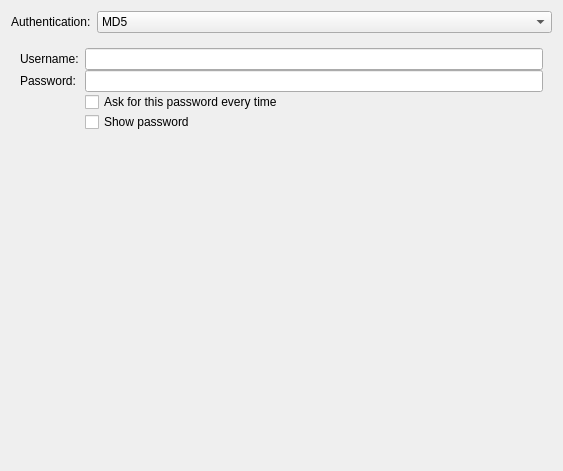
<?xml version="1.0" encoding="UTF-8"?>
<ui version="4.0">
 <author>Lukáš Tinkl &lt;ltinkl@redhat.com&gt;</author>
 <class>Security8021x</class>
 <widget class="QWidget" name="Security8021x">
  <property name="geometry">
   <rect>
    <x>0</x>
    <y>0</y>
    <width>563</width>
    <height>471</height>
   </rect>
  </property>
  <layout class="QGridLayout" name="gridLayout">
   <item row="0" column="0">
    <widget class="QLabel" name="label">
     <property name="text">
      <string>Authentication:</string>
     </property>
     <property name="buddy">
      <cstring>auth</cstring>
     </property>
    </widget>
   </item>
   <item row="0" column="1">
    <widget class="KComboBox" name="auth">
     <property name="sizePolicy">
      <sizepolicy hsizetype="MinimumExpanding" vsizetype="Fixed">
       <horstretch>0</horstretch>
       <verstretch>0</verstretch>
      </sizepolicy>
     </property>
     <item>
      <property name="text">
       <string>MD5</string>
      </property>
     </item>
     <item>
      <property name="text">
       <string>TLS</string>
      </property>
     </item>
     <item>
      <property name="text">
       <string>LEAP</string>
      </property>
     </item>
     <item>
      <property name="text">
       <string>FAST</string>
      </property>
     </item>
     <item>
      <property name="text">
       <string>Tunneled TLS (TTLS)</string>
      </property>
     </item>
     <item>
      <property name="text">
       <string>Protected EAP (PEAP)</string>
      </property>
     </item>
    </widget>
   </item>
   <item row="1" column="0" colspan="2">
    <widget class="QStackedWidget" name="stackedWidget">
     <widget class="QWidget" name="md5Page">
      <layout class="QFormLayout" name="formLayout">
       <property name="verticalSpacing">
         <number>0</number>
       </property>
       <item row="0" column="0">
        <widget class="QLabel" name="label_2">
         <property name="text">
          <string>Username:</string>
         </property>
         <property name="buddy">
          <cstring>md5UserName</cstring>
         </property>
        </widget>
       </item>
       <item row="0" column="1">
        <widget class="KLineEdit" name="md5UserName"/>
       </item>
       <item row="1" column="0">
        <widget class="QLabel" name="label_3">
         <property name="text">
          <string>Password:</string>
         </property>
         <property name="buddy">
          <cstring>md5Password</cstring>
         </property>
        </widget>
       </item>
       <item row="1" column="1">
        <widget class="KLineEdit" name="md5Password">
         <property name="passwordMode">
          <bool>true</bool>
         </property>
        </widget>
       </item>
       <item row="2" column="1">
        <widget class="QCheckBox" name="cbAskMd5Password">
         <property name="text">
          <string>Ask for this password every time</string>
         </property>
        </widget>
       </item>
       <item row="3" column="1">
        <widget class="QCheckBox" name="cbShowMd5Password">
         <property name="text">
          <string>Show password</string>
         </property>
        </widget>
       </item>
      </layout>
     </widget>
     <widget class="QWidget" name="tlsPage">
      <layout class="QFormLayout" name="formLayout_2">
       <property name="verticalSpacing">
        <number>0</number>
       </property>
       <property name="fieldGrowthPolicy">
        <enum>QFormLayout::ExpandingFieldsGrow</enum>
       </property>
       <item row="0" column="0">
        <widget class="QLabel" name="label_4">
         <property name="text">
          <string>Identity:</string>
         </property>
         <property name="buddy">
          <cstring>tlsIdentity</cstring>
         </property>
        </widget>
       </item>
       <item row="0" column="1">
        <widget class="KLineEdit" name="tlsIdentity"/>
       </item>
       <item row="1" column="0">
        <widget class="QLabel" name="label_5">
         <property name="text">
          <string>User certificate:</string>
         </property>
         <property name="buddy">
          <cstring>tlsUserCert</cstring>
         </property>
        </widget>
       </item>
       <item row="2" column="0">
        <widget class="QLabel" name="label_6">
         <property name="text">
          <string>CA certificate:</string>
         </property>
         <property name="buddy">
          <cstring>tlsCACert</cstring>
         </property>
        </widget>
       </item>
       <item row="2" column="1">
        <widget class="KUrlRequester" name="tlsCACert">
         <property name="filter">
          <string notr="true">*.der *.pem *.crt *.cer</string>
         </property>
        </widget>
       </item>
       <item row="3" column="0">
        <widget class="QLabel" name="label_7">
         <property name="text">
          <string>Private key:</string>
         </property>
         <property name="buddy">
          <cstring>tlsPrivateKey</cstring>
         </property>
        </widget>
       </item>
       <item row="3" column="1">
        <widget class="KUrlRequester" name="tlsPrivateKey">
         <property name="filter">
          <string notr="true">*.der *.pem *.p12</string>
         </property>
        </widget>
       </item>
       <item row="4" column="0">
        <widget class="QLabel" name="label_8">
         <property name="text">
          <string>Private key password:</string>
         </property>
         <property name="buddy">
          <cstring>tlsPrivateKeyPassword</cstring>
         </property>
        </widget>
       </item>
       <item row="4" column="1">
        <widget class="KLineEdit" name="tlsPrivateKeyPassword">
         <property name="passwordMode">
          <bool>true</bool>
         </property>
        </widget>
       </item>
       <item row="5" column="1">
        <widget class="QCheckBox" name="cbShowTlsPassword">
         <property name="text">
          <string>Show password</string>
         </property>
        </widget>
       </item>
       <item row="1" column="1">
        <widget class="KUrlRequester" name="tlsUserCert">
         <property name="filter">
          <string notr="true">*.der *.pem *.crt *.cer</string>
         </property>
        </widget>
       </item>
      </layout>
     </widget>
     <widget class="QWidget" name="leapPage">
      <layout class="QFormLayout" name="formLayout_3">
       <property name="verticalSpacing">
        <number>0</number>
       </property>
       <item row="0" column="0">
        <widget class="QLabel" name="label_9">
         <property name="text">
          <string>Username:</string>
         </property>
         <property name="buddy">
          <cstring>leapUsername</cstring>
         </property>
        </widget>
       </item>
       <item row="0" column="1">
        <widget class="KLineEdit" name="leapUsername"/>
       </item>
       <item row="1" column="0">
        <widget class="QLabel" name="label_10">
         <property name="text">
          <string>Password:</string>
         </property>
         <property name="buddy">
          <cstring>leapPassword</cstring>
         </property>
        </widget>
       </item>
       <item row="1" column="1">
        <widget class="KLineEdit" name="leapPassword"/>
       </item>
       <item row="2" column="1">
        <widget class="QCheckBox" name="cbShowLeapPassword">
         <property name="text">
          <string>Show password</string>
         </property>
        </widget>
       </item>
      </layout>
     </widget>
     <widget class="QWidget" name="fastPage">
      <layout class="QFormLayout" name="formLayout_4">
      <property name="verticalSpacing">
       <number>0</number>
      </property>
       <item row="0" column="0">
        <widget class="QLabel" name="label_11">
         <property name="text">
          <string>Anonymous identity:</string>
         </property>
         <property name="buddy">
          <cstring>fastAnonIdentity</cstring>
         </property>
        </widget>
       </item>
       <item row="0" column="1">
        <widget class="KLineEdit" name="fastAnonIdentity"/>
       </item>
       <item row="1" column="0">
        <widget class="QCheckBox" name="fastAllowPacProvisioning">
         <property name="text">
          <string>Automatic PAC provisioning</string>
         </property>
        </widget>
       </item>
       <item row="1" column="1">
        <widget class="KComboBox" name="pacMethod">
         <property name="enabled">
          <bool>false</bool>
         </property>
         <property name="sizePolicy">
          <sizepolicy hsizetype="MinimumExpanding" vsizetype="Fixed">
           <horstretch>0</horstretch>
           <verstretch>0</verstretch>
          </sizepolicy>
         </property>
         <item>
          <property name="text">
           <string>Anonymous</string>
          </property>
         </item>
         <item>
          <property name="text">
           <string>Authenticated</string>
          </property>
         </item>
         <item>
          <property name="text">
           <string>Both</string>
          </property>
         </item>
        </widget>
       </item>
       <item row="2" column="0">
        <widget class="QLabel" name="label_12">
         <property name="text">
          <string>PAC &amp;file:</string>
         </property>
         <property name="buddy">
          <cstring>pacFile</cstring>
         </property>
        </widget>
       </item>
       <item row="2" column="1">
        <widget class="KUrlRequester" name="pacFile">
         <property name="filter">
          <string notr="true">*.pac</string>
         </property>
        </widget>
       </item>
       <item row="3" column="0">
        <widget class="QLabel" name="label_13">
         <property name="text">
          <string>Inner authentication:</string>
         </property>
         <property name="buddy">
          <cstring>fastInnerAuth</cstring>
         </property>
        </widget>
       </item>
       <item row="3" column="1">
        <widget class="KComboBox" name="fastInnerAuth">
         <property name="sizePolicy">
          <sizepolicy hsizetype="MinimumExpanding" vsizetype="Fixed">
           <horstretch>0</horstretch>
           <verstretch>0</verstretch>
          </sizepolicy>
         </property>
         <item>
          <property name="text">
           <string>GTC</string>
          </property>
         </item>
         <item>
          <property name="text">
           <string>MSCHAPv2</string>
          </property>
         </item>
        </widget>
       </item>
       <item row="4" column="0">
        <widget class="QLabel" name="label_14">
         <property name="text">
          <string>Username:</string>
         </property>
         <property name="buddy">
          <cstring>fastUsername</cstring>
         </property>
        </widget>
       </item>
       <item row="4" column="1">
        <widget class="KLineEdit" name="fastUsername"/>
       </item>
       <item row="5" column="0">
        <widget class="QLabel" name="label_15">
         <property name="text">
          <string>Password:</string>
         </property>
         <property name="buddy">
          <cstring>fastPassword</cstring>
         </property>
        </widget>
       </item>
       <item row="5" column="1">
        <widget class="KLineEdit" name="fastPassword">
         <property name="passwordMode">
          <bool>true</bool>
         </property>
        </widget>
       </item>
       <item row="6" column="1">
        <widget class="QCheckBox" name="cbAskFastPassword">
         <property name="text">
          <string>Ask for this password every time</string>
         </property>
        </widget>
       </item>
       <item row="7" column="1">
        <widget class="QCheckBox" name="cbShowFastPassword">
         <property name="text">
          <string>Show password</string>
         </property>
        </widget>
       </item>
      </layout>
     </widget>
     <widget class="QWidget" name="ttlsPage">
      <layout class="QFormLayout" name="formLayout_5">
      <property name="verticalSpacing">
       <number>0</number>
      </property>
       <item row="0" column="0">
        <widget class="QLabel" name="label_19">
         <property name="text">
          <string>Anonymous identity:</string>
         </property>
         <property name="buddy">
          <cstring>fastAnonIdentity</cstring>
         </property>
        </widget>
       </item>
       <item row="0" column="1">
        <widget class="KLineEdit" name="ttlsAnonIdentity"/>
       </item>
       <item row="1" column="0">
        <widget class="QLabel" name="label_20">
         <property name="text">
          <string>CA certificate:</string>
         </property>
         <property name="buddy">
          <cstring>tlsCACert</cstring>
         </property>
        </widget>
       </item>
       <item row="1" column="1">
        <widget class="KUrlRequester" name="ttlsCACert">
         <property name="filter">
          <string notr="true">*.der *.pem *.crt *.cer</string>
         </property>
        </widget>
       </item>
       <item row="2" column="0">
        <widget class="QLabel" name="label_16">
         <property name="text">
          <string>Inner authentication:</string>
         </property>
         <property name="buddy">
          <cstring>fastInnerAuth</cstring>
         </property>
        </widget>
       </item>
       <item row="2" column="1">
        <widget class="KComboBox" name="ttlsInnerAuth">
         <property name="sizePolicy">
          <sizepolicy hsizetype="MinimumExpanding" vsizetype="Fixed">
           <horstretch>0</horstretch>
           <verstretch>0</verstretch>
          </sizepolicy>
         </property>
         <item>
          <property name="text">
           <string>PAP</string>
          </property>
         </item>
         <item>
          <property name="text">
           <string>MSCHAP</string>
          </property>
         </item>
         <item>
          <property name="text">
           <string>MSCHAPv2</string>
          </property>
         </item>
         <item>
          <property name="text">
           <string>CHAP</string>
          </property>
         </item>
        </widget>
       </item>
       <item row="3" column="0">
        <widget class="QLabel" name="label_17">
         <property name="text">
          <string>Username:</string>
         </property>
         <property name="buddy">
          <cstring>fastUsername</cstring>
         </property>
        </widget>
       </item>
       <item row="3" column="1">
        <widget class="KLineEdit" name="ttlsUsername"/>
       </item>
       <item row="4" column="0">
        <widget class="QLabel" name="label_18">
         <property name="text">
          <string>Password:</string>
         </property>
         <property name="buddy">
          <cstring>fastPassword</cstring>
         </property>
        </widget>
       </item>
       <item row="4" column="1">
        <widget class="KLineEdit" name="ttlsPassword">
         <property name="passwordMode">
          <bool>true</bool>
         </property>
        </widget>
       </item>
       <item row="5" column="1">
        <widget class="QCheckBox" name="cbAskTtlsPassword">
         <property name="text">
          <string>Ask for this password every time</string>
         </property>
        </widget>
       </item>
       <item row="6" column="1">
        <widget class="QCheckBox" name="cbShowTtlsPassword">
         <property name="text">
          <string>Show password</string>
         </property>
        </widget>
       </item>
      </layout>
     </widget>
     <widget class="QWidget" name="peapPage">
      <layout class="QFormLayout" name="formLayout_6">
      <property name="verticalSpacing">
       <number>0</number>
      </property>
       <item row="0" column="0">
        <widget class="QLabel" name="label_24">
         <property name="text">
          <string>Anonymous identity:</string>
         </property>
         <property name="buddy">
          <cstring>fastAnonIdentity</cstring>
         </property>
        </widget>
       </item>
       <item row="0" column="1">
        <widget class="KLineEdit" name="peapAnonIdentity"/>
       </item>
       <item row="1" column="0">
        <widget class="QLabel" name="label_23">
         <property name="text">
          <string>CA certificate:</string>
         </property>
         <property name="buddy">
          <cstring>tlsCACert</cstring>
         </property>
        </widget>
       </item>
       <item row="1" column="1">
        <widget class="KUrlRequester" name="peapCACert">
         <property name="filter">
          <string notr="true">*.der *.pem *.crt *.cer</string>
         </property>
        </widget>
       </item>
       <item row="3" column="0">
        <widget class="QLabel" name="label_22">
         <property name="text">
          <string>Inner authentication:</string>
         </property>
         <property name="buddy">
          <cstring>fastInnerAuth</cstring>
         </property>
        </widget>
       </item>
       <item row="3" column="1">
        <widget class="KComboBox" name="peapInnerAuth">
         <property name="sizePolicy">
          <sizepolicy hsizetype="MinimumExpanding" vsizetype="Fixed">
           <horstretch>0</horstretch>
           <verstretch>0</verstretch>
          </sizepolicy>
         </property>
         <item>
          <property name="text">
           <string>MSCHAPv2</string>
          </property>
         </item>
         <item>
          <property name="text">
           <string>MD5</string>
          </property>
         </item>
         <item>
          <property name="text">
           <string>GTC</string>
          </property>
         </item>
        </widget>
       </item>
       <item row="4" column="0">
        <widget class="QLabel" name="label_25">
         <property name="text">
          <string>Username:</string>
         </property>
         <property name="buddy">
          <cstring>fastUsername</cstring>
         </property>
        </widget>
       </item>
       <item row="4" column="1">
        <widget class="KLineEdit" name="peapUsername"/>
       </item>
       <item row="5" column="0">
        <widget class="QLabel" name="label_21">
         <property name="text">
          <string>Password:</string>
         </property>
         <property name="buddy">
          <cstring>fastPassword</cstring>
         </property>
        </widget>
       </item>
       <item row="5" column="1">
        <widget class="KLineEdit" name="peapPassword">
         <property name="passwordMode">
          <bool>true</bool>
         </property>
        </widget>
       </item>
       <item row="6" column="1">
        <widget class="QCheckBox" name="cbAskPeapPassword">
         <property name="text">
          <string>Ask for this password every time</string>
         </property>
        </widget>
       </item>
       <item row="7" column="1">
        <widget class="QCheckBox" name="cbShowPeapPassword">
         <property name="text">
          <string>Show password</string>
         </property>
        </widget>
       </item>
       <item row="2" column="0">
        <widget class="QLabel" name="label_26">
         <property name="text">
          <string>PEAP version:</string>
         </property>
         <property name="buddy">
          <cstring>peapVersion</cstring>
         </property>
        </widget>
       </item>
       <item row="2" column="1">
        <widget class="KComboBox" name="peapVersion">
         <property name="sizePolicy">
          <sizepolicy hsizetype="MinimumExpanding" vsizetype="Fixed">
           <horstretch>0</horstretch>
           <verstretch>0</verstretch>
          </sizepolicy>
         </property>
         <item>
          <property name="text">
           <string>Automatic</string>
          </property>
         </item>
         <item>
          <property name="text">
           <string>Version 0</string>
          </property>
         </item>
         <item>
          <property name="text">
           <string>Version 1</string>
          </property>
         </item>
        </widget>
       </item>
      </layout>
     </widget>
    </widget>
   </item>
  </layout>
 </widget>
 <customwidgets>
  <customwidget>
   <class>KComboBox</class>
   <extends>QComboBox</extends>
   <header>kcombobox.h</header>
  </customwidget>
  <customwidget>
   <class>KLineEdit</class>
   <extends>QLineEdit</extends>
   <header>klineedit.h</header>
  </customwidget>
  <customwidget>
   <class>KUrlRequester</class>
   <extends>QFrame</extends>
   <header>kurlrequester.h</header>
  </customwidget>
 </customwidgets>
 <resources/>
 <connections>
  <connection>
   <sender>auth</sender>
   <signal>currentIndexChanged(int)</signal>
   <receiver>stackedWidget</receiver>
   <slot>setCurrentIndex(int)</slot>
   <hints>
    <hint type="sourcelabel">
     <x>156</x>
     <y>16</y>
    </hint>
    <hint type="destinationlabel">
     <x>149</x>
     <y>72</y>
    </hint>
   </hints>
  </connection>
  <connection>
   <sender>stackedWidget</sender>
   <signal>currentChanged(int)</signal>
   <receiver>auth</receiver>
   <slot>setCurrentIndex(int)</slot>
   <hints>
    <hint type="sourcelabel">
     <x>376</x>
     <y>114</y>
    </hint>
    <hint type="destinationlabel">
     <x>355</x>
     <y>14</y>
    </hint>
   </hints>
  </connection>
  <connection>
   <sender>cbAskMd5Password</sender>
   <signal>toggled(bool)</signal>
   <receiver>md5Password</receiver>
   <slot>setDisabled(bool)</slot>
   <hints>
    <hint type="sourcelabel">
     <x>123</x>
     <y>98</y>
    </hint>
    <hint type="destinationlabel">
     <x>117</x>
     <y>80</y>
    </hint>
   </hints>
  </connection>
  <connection>
   <sender>fastAllowPacProvisioning</sender>
   <signal>toggled(bool)</signal>
   <receiver>pacMethod</receiver>
   <slot>setEnabled(bool)</slot>
   <hints>
    <hint type="sourcelabel">
     <x>95</x>
     <y>73</y>
    </hint>
    <hint type="destinationlabel">
     <x>285</x>
     <y>77</y>
    </hint>
   </hints>
  </connection>
  <connection>
   <sender>cbAskFastPassword</sender>
   <signal>toggled(bool)</signal>
   <receiver>fastPassword</receiver>
   <slot>setDisabled(bool)</slot>
   <hints>
    <hint type="sourcelabel">
     <x>311</x>
     <y>211</y>
    </hint>
    <hint type="destinationlabel">
     <x>311</x>
     <y>189</y>
    </hint>
   </hints>
  </connection>
  <connection>
   <sender>cbAskTtlsPassword</sender>
   <signal>toggled(bool)</signal>
   <receiver>ttlsPassword</receiver>
   <slot>setDisabled(bool)</slot>
   <hints>
    <hint type="sourcelabel">
     <x>253</x>
     <y>180</y>
    </hint>
    <hint type="destinationlabel">
     <x>245</x>
     <y>156</y>
    </hint>
   </hints>
  </connection>
  <connection>
   <sender>cbAskPeapPassword</sender>
   <signal>toggled(bool)</signal>
   <receiver>peapPassword</receiver>
   <slot>setDisabled(bool)</slot>
   <hints>
    <hint type="sourcelabel">
     <x>216</x>
     <y>214</y>
    </hint>
    <hint type="destinationlabel">
     <x>215</x>
     <y>191</y>
    </hint>
   </hints>
  </connection>
 </connections>
</ui>
